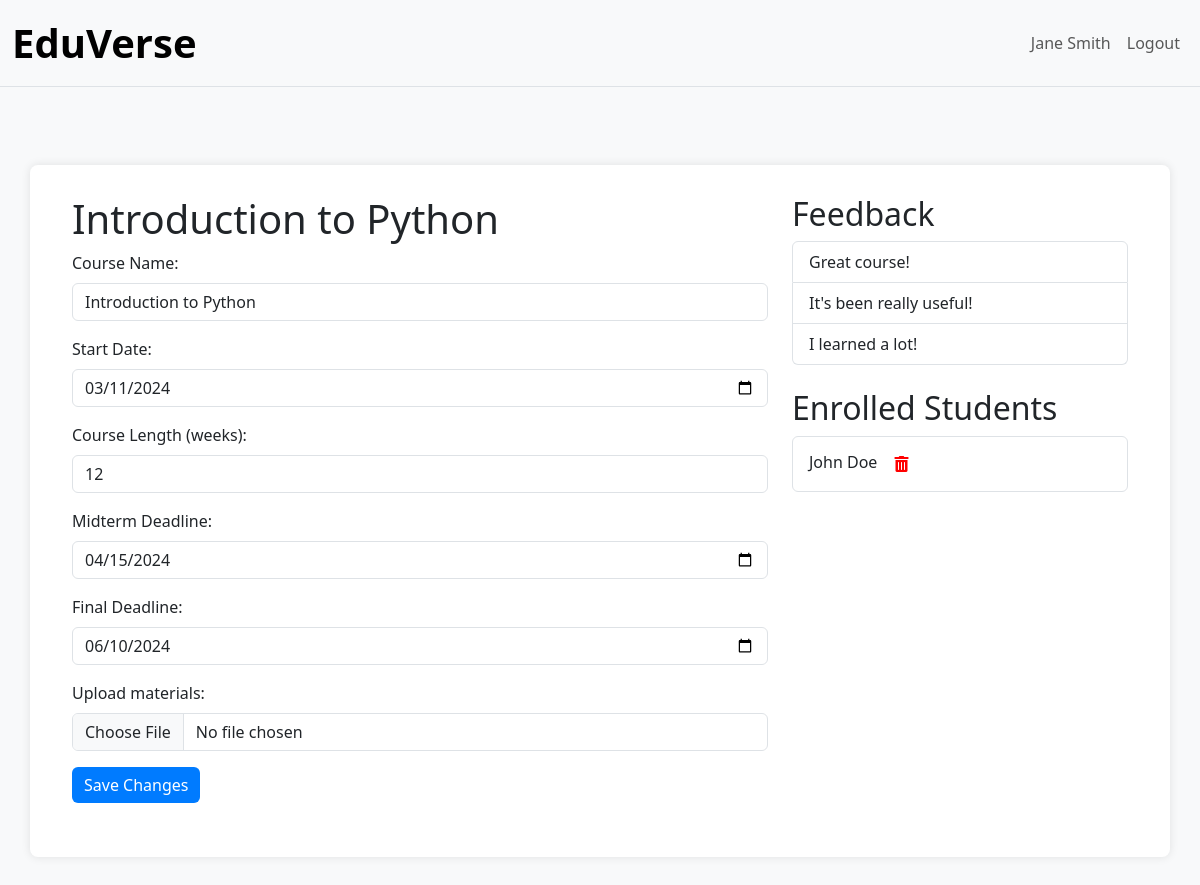
Page /course/1/detail/ (signed in) on the committed database.
### EduVerse/models.py (models this page shows, shortened)
class Teacher(models.Model):
    user = models.OneToOneField(settings.AUTH_USER_MODEL, on_delete=models.CASCADE, related_name='teacher_profile')
    profile_picture = models.ImageField(upload_to='picture_profile/', null=True, blank=True, default='images/placeholder.png')
    class Meta:
        db_table = 'EduVerse_teacher'

class User(AbstractUser):
    ROLE_CHOICES = (
        ('student', 'Student'),
        ('teacher', 'Teacher'),
    )
    user_type = models.CharField(max_length=10, choices=ROLE_CHOICES)
    date_of_birth = models.DateField(null=True, blank=True)
    email = models.EmailField(unique=True)
    USERNAME_FIELD = 'email'
    REQUIRED_FIELDS = ['first_name', 'last_name']
    objects = UserManager()
    def get_full_name(self):
        return f"{self.first_name} {self.last_name}"
    class Meta:
        db_table = 'EduVerse_user'

class Course(models.Model):
    course_id = models.AutoField(primary_key=True)
    course_name = models.CharField(max_length=255)
    course_start_date = models.DateField()
    course_length = models.IntegerField()
    midterm_deadline = models.DateField()
    final_deadline = models.DateField()
    teacher = models.ForeignKey('Teacher', on_delete=models.CASCADE, related_name='courses_taught', default=1)
    students = models.ManyToManyField('Student', through='Enrollment', related_name='enrolled_courses', limit_choices_to={'user_type': 'student'})
    materials = models.FileField(upload_to='course_materials/', null=True, blank=True)
    class Meta:
        db_table = 'EduVerse_course'

class Feedback(models.Model):
    enrollment = models.ForeignKey('Enrollment', on_delete=models.CASCADE, related_name='feedbacks')
    feedback_text = models.TextField()
    created_at = models.DateTimeField(auto_now_add=True)
    class Meta:
        db_table = 'EduVerse_feedback'

class Enrollment(models.Model):
    student = models.ForeignKey('Student', on_delete=models.CASCADE)
    course = models.ForeignKey('Course', on_delete=models.CASCADE)
    status_update = models.TextField(blank=True)
    enrollment_date = models.DateTimeField(auto_now_add=True)
    class Meta:
        db_table = 'EduVerse_enrollment'
        unique_together = ('student', 'course')

class Student(models.Model):
    user = models.OneToOneField(settings.AUTH_USER_MODEL, on_delete=models.CASCADE, related_name='student_profile')
    profile_picture = models.ImageField(upload_to='picture_profile/', null=True, blank=True, default='images/placeholder.png')
    class Meta:
        db_table = 'EduVerse_student'

### EduVerse/views.py (the view, shortened to what this page needs)
# urls.py: path('course/<int:pk>/detail/', views.course_detail, name='course_detail'),
def course_detail(request, pk):
    course = get_object_or_404(Course, pk=pk)
    feedbacks = Feedback.objects.filter(enrollment__course=course)
    teacher = get_object_or_404(Teacher, user=request.user)
    enrolled_students = Enrollment.objects.filter(course=course).select_related('student')
    return render(request, 'course_detail.html', {
        'course': course,
        'feedbacks': feedbacks,
        'teacher': teacher,
        'enrolled_students': enrolled_students,
    })

### EduVerse/templates/course_detail.html (shortened to what this page needs)
{% extends "base.html" %}
{% load django_bootstrap5 static crispy_forms_tags %}
{% block navbar_items %}
<li class="nav-item">
    <a class="nav-link" href="{% url 'teacher_home' teacher.pk %}">{{ teacher.user.get_full_name }}</a>
</li>
<li class="nav-item">
    <form method="post" action="{% url 'logout' %}" class="d-inline">
        <button type="submit" class="nav-link btn btn-link">Logout</button>
    </form>
</li>
{% endblock %}
{% block content %}
<div class="container mt-5">
    <div class="row">
        <div class="col-md-8">
            <h1>{{ course.course_name }}</h1>
            <form method="post" action="{% url 'course_detail' course.pk %}" enctype="multipart/form-data" class="mb-4">
                <div class="mb-3">
                    <label for="id_course_name" class="form-label">Course Name:</label>
                    <input type="text" name="course_name" id="id_course_name" class="form-control" value="{{ course.course_name }}" required>
                </div>
                <div class="mb-3">
                    <label for="id_course_start_date" class="form-label">Start Date:</label>
                    <input type="date" name="course_start_date" id="id_course_start_date" class="form-control" value="{{ course.course_start_date |date:'Y-m-d' }}" required>
                </div>
                <div class="mb-3">
                    <label for="id_course_length" class="form-label">Course Length (weeks):</label>
                    <input type="number" name="course_length" id="id_course_length" class="form-control" value="{{ course.course_length }}" required>
                </div>
                <div class="mb-3">
                    <label for="id_midterm_deadline" class="form-label">Midterm Deadline:</label>
                    <input type="date" name="midterm_deadline" id="id_midterm_deadline" class="form-control" value="{{ course.midterm_deadline |date:'Y-m-d'  }}" required>
                </div>
                <div class="mb-3">
                    <label for="id_final_deadline" class="form-label">Final Deadline:</label>
                    <input type="date" name="final_deadline" id="id_final_deadline" class="form-control" value="{{ course.final_deadline |date:'Y-m-d' }}" required>
                </div>
                <div class="mb-3">
                    <label for="id_materials" class="form-label">Upload materials:</label>
                    <input type="file" name="materials" id="id_materials" class="form-control">
                </div>
                <button type="submit" class="btn btn-primary">Save Changes</button>
            </form>
        </div>
        <div class="col-md-4">
            <h2>Feedback</h2>
            <ul class="list-group mb-4">
                {% for feedback in feedbacks %}
                    <li class="list-group-item">{{ feedback.feedback_text }}</li>
                {% empty %}
                    <li class="list-group-item">No feedback received.</li>
                {% endfor %}
            </ul>
            <h2>Enrolled Students</h2>
            <ul class="list-group mb-4" id="enrolled-students-list">
                {% for enrollment in enrolled_students %}
                    <li class="list-group-item" data-student-pk="{{ enrollment.student.pk }}">
                        {{ enrollment.student.user.get_full_name }}
                        <span class="remove-button">
                            <form method="post" class="remove-student-form">
                                <button type="submit" name="remove_student" class="btn btn-link remove-student-btn">
                                    <i class="fas fa-trash-alt"></i>
                                </button>
                            </form>
                        </span>
                    </li>
                {% empty %}
                    <li class="list-group-item">No students enrolled.</li>
                {% endfor %}
            </ul>
        </div>
    </div>
</div>
{% endblock %}

### EduVerse/static/CSS/stylesheet.css (style rules this page uses)
body { background-color: #f8f9fa; height: 100vh; margin: 0; display: flex; flex-direction: column; }
.container { width: 100%; flex: 1; padding: 30px; background: #fff; border-radius: 8px; box-shadow: 0 0 10px rgba(0, 0, 0, 0.1); display: flex; flex-direction: column; justify-content:space-evenly !important; align-items: center; }
.btn-primary { background-color: #007bff; border: none; }
.row { width: 100%; display: flex; justify-content: start; }
.remove-student-form { display: inline; }
.remove-student-btn i { color: red; }

### rows in the picture
Teacher: user.get_full_name "Jane Smith"
Course: course_name "Introduction to Python", course_start_date "03/11/2024", course_length "12", midterm_deadline "04/15/2024", final_deadline "06/10/2024"
Feedback: feedback_text "Great course!"
Feedback: feedback_text "It's been really useful!"
Feedback: feedback_text "I learned a lot!"
Enrollment: student.user.get_full_name "John Doe"
